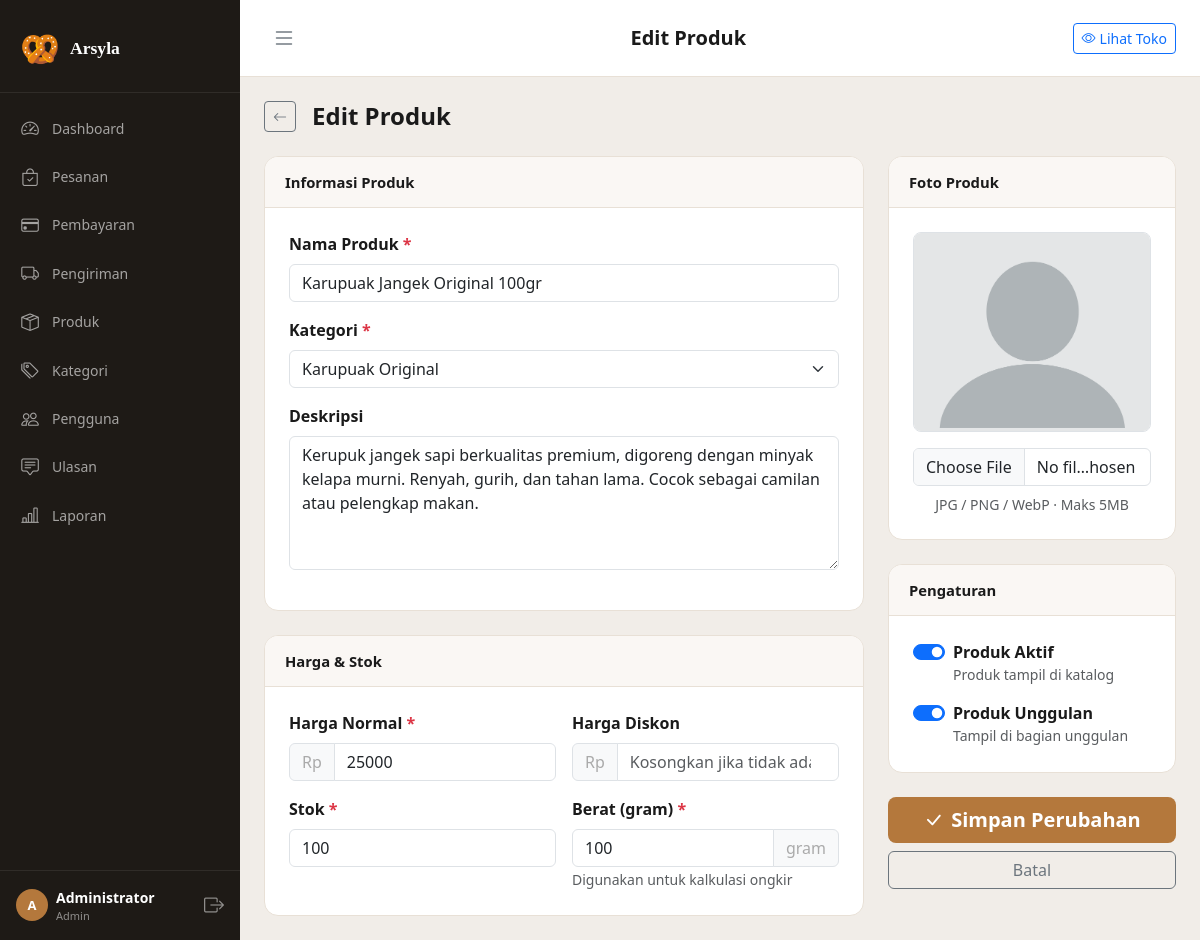
Page /admin/products/1/edit (signed in) on the committed database.
### tables this page shows
CREATE TABLE IF NOT EXISTS `products` (
    `id`           INT UNSIGNED AUTO_INCREMENT PRIMARY KEY,
    `category_id`  INT UNSIGNED NOT NULL,
    `name`         VARCHAR(200) NOT NULL,
    `slug`         VARCHAR(220) NOT NULL UNIQUE,
    `description`  TEXT DEFAULT NULL,
    `price`        DECIMAL(12,2) NOT NULL DEFAULT 0,
    `price_sale`   DECIMAL(12,2) DEFAULT NULL,
    `stock`        INT NOT NULL DEFAULT 0,
    `weight`       INT NOT NULL DEFAULT 100 COMMENT 'gram, untuk hitung ongkir',
    `image`        VARCHAR(255) DEFAULT NULL,
    `is_active`    TINYINT(1) NOT NULL DEFAULT 1,
    `is_featured`  TINYINT(1) NOT NULL DEFAULT 0,
    `sold_count`   INT NOT NULL DEFAULT 0,
    `rating_avg`   DECIMAL(3,2) NOT NULL DEFAULT 0,
    `rating_count` INT NOT NULL DEFAULT 0,
    `created_at`   TIMESTAMP NOT NULL DEFAULT CURRENT_TIMESTAMP,
    `updated_at`   TIMESTAMP NOT NULL DEFAULT CURRENT_TIMESTAMP ON UPDATE CURRENT_TIMESTAMP,
    FOREIGN KEY (`category_id`) REFERENCES `categories`(`id`) ON DELETE RESTRICT
);

CREATE TABLE IF NOT EXISTS `categories` (
    `id`          INT UNSIGNED AUTO_INCREMENT PRIMARY KEY,
    `name`        VARCHAR(100) NOT NULL,
    `slug`        VARCHAR(120) NOT NULL UNIQUE,
    `description` TEXT DEFAULT NULL,
    `image`       VARCHAR(255) DEFAULT NULL,
    `is_active`   TINYINT(1) NOT NULL DEFAULT 1,
    `sort_order`  INT NOT NULL DEFAULT 0,
    `created_at`  TIMESTAMP NOT NULL DEFAULT CURRENT_TIMESTAMP
);

### app/Controllers/Admin/AdminProductController.php (called while the page is built, shortened)
<?php
class AdminProductController
{
    private Response $res;
    public function __construct()
    {
        $this->res = new Response();
    }
    public function edit(string $id): void
    {
        $product = (new MySQLProductRepository())->findById((int)$id);
        $this->res->render('admin.products.form', [
            'title'      => 'Edit Produk',
            'product'    => $product,
            'categories' => (new MySQLCategoryRepository())->findAll(false),
        ], 'admin');
    }
}

### core/Application.php (called while the page is built, shortened)
<?php
class Application
{
    private Router $router;
    public function __construct()
    {
        $this->router = new Router();
    }
    public function run(): void
    {
        $request  = new Request();
        $response = new Response();
        $this->router->dispatch($request, $response);
    }
}

### index.php (called while the page is built, shortened)
<?php
spl_autoload_register(function (string $class): void {
    $map = [
        'Core\\'           => CORE_PATH . '/',
        'App\\'            => APP_PATH . '/',
        'Domain\\'         => SRC_PATH . '/Domain/',
        'Application\\'    => SRC_PATH . '/Application/',
        'Infrastructure\\' => SRC_PATH . '/Infrastructure/',
    ];
    foreach ($map as $prefix => $base) {
        if (str_starts_with($class, $prefix)) {
            $relative = substr($class, strlen($prefix));
            $file = $base . str_replace('\\', '/', $relative) . '.php';
            if (file_exists($file)) {
                return;
            }
        }
    }
});
require_once ROOT_PATH . '/config/database.php';
$app = new Application();
$app->run();

### config/database.php (called while the page is built, shortened)
<?php
function getDB(): PDO
{
    static $pdo = null;
    if ($pdo === null) {
        $dsn = sprintf(
            'mysql:host=%s;port=%s;dbname=%s;charset=%s',
            DB_HOST,
            DB_PORT,
            DB_NAME,
            DB_CHARSET
        );
        try {
            $pdo = new PDO($dsn, DB_USER, DB_PASS, [
                PDO::ATTR_ERRMODE            => PDO::ERRMODE_EXCEPTION,
                PDO::ATTR_DEFAULT_FETCH_MODE => PDO::FETCH_ASSOC,
                PDO::ATTR_EMULATE_PREPARES   => false,
            ]);
        } catch (PDOException $e) {
            if (APP_DEBUG) {
                die('<h2>Database Error: ' . $e->getMessage() . '</h2>');
            }
            die('<h2>Koneksi database gagal. Pastikan XAMPP MySQL berjalan.</h2>');
        }
    }
    return $pdo;
}

### src/Infrastructure/Persistence/MySQLProductRepository.php (called while the page is built, shortened)
<?php
class MySQLProductRepository implements ProductRepositoryInterface
{
    private \PDO $pdo;
    public function __construct()
    {
        $this->pdo = getDB();
    }
    public function findById(int $id): ?Product
    {
        $stmt = $this->pdo->prepare('SELECT * FROM products WHERE id = ? LIMIT 1');
        $stmt->execute([$id]);
        $row = $stmt->fetch();
        return $row ? Product::fromArray($row) : null;
    }
}

### src/Domain/Product/Entities/Product.php (called while the page is built, shortened)
<?php
class Product
{
    public function imageUrl(): string
    {
        return APP_URL . '/public/img/no-image.png';
    }
    public static function fromArray(array $data): self
    {
        return new self(
            id: $data['id'] ?? null,
            categoryId: $data['category_id'],
            name: $data['name'],
            slug: $data['slug'],
            description: $data['description'] ?? null,
            price: (float)$data['price'],
            priceSale: isset($data['price_sale']) ? (float)$data['price_sale'] : null,
            stock: (int)$data['stock'],
            weight: (int)($data['weight'] ?? 100),
            image: $data['image'] ?? null,
            isActive: (bool)($data['is_active'] ?? true),
            isFeatured: (bool)($data['is_featured'] ?? false),
            soldCount: (int)($data['sold_count'] ?? 0),
            ratingAvg: (float)($data['rating_avg'] ?? 0),
            ratingCount: (int)($data['rating_count'] ?? 0),
        );
    }
}

### src/Infrastructure/Persistence/MySQLCategoryRepository.php (called while the page is built, shortened)
<?php
class MySQLCategoryRepository implements CategoryRepositoryInterface
{
    private \PDO $pdo;
    public function __construct()
    {
        $this->pdo = getDB();
    }
    public function findAll(bool $activeOnly = true): array
    {
        $where = $activeOnly ? 'WHERE c.is_active=1' : '';
        $stmt  = $this->pdo->query("
            SELECT c.*, COUNT(p.id) AS product_count
            FROM categories c
            LEFT JOIN products p ON p.category_id=c.id AND p.is_active=1
            $where
            GROUP BY c.id
            ORDER BY c.sort_order ASC, c.name ASC
        ");
        return array_map(fn($r) => Category::fromArray($r), $stmt->fetchAll());
    }
}

### core/Request.php (called while the page is built, shortened)
<?php
class Request
{
    public function method(): string
    {
        return strtoupper($_SERVER['REQUEST_METHOD'] ?? 'GET');
    }
    public function url(): string
    {
        $uri = $_SERVER['REQUEST_URI'] ?? '/';
        $basePath = defined('APP_BASE_PATH') ? APP_BASE_PATH : '';
        if ($basePath !== '' && str_starts_with($uri, $basePath)) {
            $uri = substr($uri, strlen($basePath));
        }
        return trim($uri, '/');
    }
}

### app/Views/admin/products/form.php (the view, shortened to what this page needs)
<div class="d-flex align-items-center gap-3 mb-4">
    <a href="<?= APP_URL ?>/admin/products" class="btn btn-sm btn-outline-secondary"><i class="bi bi-arrow-left"></i></a>
    <h4 class="fw-bold mb-0"><?= $product ? 'Edit Produk' : 'Tambah Produk' ?></h4>
</div>
<form method="POST"
    action="<?= $product ? APP_URL . '/admin/products/' . $product->id . '/edit' : APP_URL . '/admin/products/create' ?>"
    enctype="multipart/form-data">
    <div class="row g-4">
        <div class="col-lg-8">
            <div class="ka-card mb-4">
                <div class="ka-card-header fw-semibold">Informasi Produk</div>
                <div class="p-4">
                    <div class="mb-3">
                        <label class="form-label fw-semibold">Nama Produk <span class="text-danger">*</span></label>
                        <input type="text" name="name" class="form-control"
                            value="<?= htmlspecialchars($product?->name ?? '') ?>" required>
                    </div>
                    <div class="mb-3">
                        <label class="form-label fw-semibold">Kategori <span class="text-danger">*</span></label>
                        <select name="category_id" class="form-select" required>
                            <?php foreach ($categories as $cat): ?>
                                <option value="<?= $cat->id ?>" <?= ($product?->categoryId == $cat->id) ? 'selected' : '' ?>>
                                    <?= htmlspecialchars($cat->name) ?>
                                </option>
                            <?php endforeach; ?>
                        </select>
                    </div>
                    <div class="mb-3">
                        <label class="form-label fw-semibold">Deskripsi</label>
                        <textarea name="description" class="form-control" rows="5"
                            placeholder="Deskripsikan produk secara detail..."><?= htmlspecialchars($product?->description ?? '') ?></textarea>
                    </div>
                </div>
            </div>
            <div class="ka-card">
                <div class="ka-card-header fw-semibold">Harga & Stok</div>
                <div class="p-4">
                    <div class="row g-3">
                        <div class="col-md-6">
                            <label class="form-label fw-semibold">Harga Normal <span class="text-danger">*</span></label>
                            <div class="input-group">
                                <span class="input-group-text">Rp</span>
                                <input type="number" name="price" class="form-control"
                                    value="<?= $product?->price ?? '' ?>" min="0" required>
                            </div>
                        </div>
                        <div class="col-md-6">
                            <label class="form-label fw-semibold">Harga Diskon</label>
                            <div class="input-group">
                                <span class="input-group-text">Rp</span>
                                <input type="number" name="price_sale" class="form-control"
                                    value="<?= $product?->priceSale ?? '' ?>" min="0" placeholder="Kosongkan jika tidak ada">
                            </div>
                        </div>
                        <div class="col-md-6">
                            <label class="form-label fw-semibold">Stok <span class="text-danger">*</span></label>
                            <input type="number" name="stock" class="form-control"
                                value="<?= $product?->stock ?? 0 ?>" min="0" required>
                        </div>
                        <div class="col-md-6">
                            <label class="form-label fw-semibold">Berat (gram) <span class="text-danger">*</span></label>
                            <div class="input-group">
                                <input type="number" name="weight" class="form-control"
                                    value="<?= $product?->weight ?? 100 ?>" min="1" required>
                                <span class="input-group-text">gram</span>
                            </div>
                            <small class="text-muted">Digunakan untuk kalkulasi ongkir</small>
                        </div>
                    </div>
                </div>
            </div>
        </div>
        <div class="col-lg-4">
            <div class="ka-card mb-4">
                <div class="ka-card-header fw-semibold">Foto Produk</div>
                <div class="p-4 text-center">
                    <div class="ka-img-preview mb-3" id="imgPreviewWrap">
                        <img id="imgPreview"
                            src="<?= $product?->imageUrl() ?? APP_URL . '/public/img/no-image.png' ?>"
                            class="rounded-3 border w-100" style="max-height:200px;object-fit:cover;">
                    </div>
                    <input type="file" name="image" id="imageInput" class="form-control" accept="image/*"
                        onchange="previewImage(this)">
                    <small class="text-muted d-block mt-2">JPG / PNG / WebP · Maks 5MB</small>
                </div>
            </div>
            <div class="ka-card">
                <div class="ka-card-header fw-semibold">Pengaturan</div>
                <div class="p-4">
                    <div class="form-check form-switch mb-3">
                        <input class="form-check-input" type="checkbox" name="is_active" value="1" id="chkActive"
                            <?= ($product?->isActive ?? true) ? 'checked' : '' ?>>
                        <label class="form-check-label fw-semibold" for="chkActive">Produk Aktif</label>
                        <div class="text-muted small">Produk tampil di katalog</div>
                    </div>
                    <div class="form-check form-switch">
                        <input class="form-check-input" type="checkbox" name="is_featured" value="1" id="chkFeatured"
                            <?= ($product?->isFeatured ?? false) ? 'checked' : '' ?>>
                        <label class="form-check-label fw-semibold" for="chkFeatured">Produk Unggulan</label>
                        <div class="text-muted small">Tampil di bagian unggulan</div>
                    </div>
                </div>
            </div>
            <div class="d-grid gap-2 mt-4">
                <button type="submit" class="btn ka-btn-primary btn-lg fw-semibold">
                    <i class="bi bi-check-lg me-2"></i><?= $product ? 'Simpan Perubahan' : 'Tambah Produk' ?>
                </button>
                <a href="<?= APP_URL ?>/admin/products" class="btn btn-outline-secondary">Batal</a>
            </div>
        </div>
    </div>
</form>

### core/Router.php (shortened to what this page needs)
<?php
class Router
{
    private array $routes = [];
    public function get(string $path, string $handler): void
    {
        $this->routes['GET'][$path] = $handler;
    }
    public function post(string $path, string $handler): void
    {
        $this->routes['POST'][$path] = $handler;
    }
    public function dispatch(Request $request, Response $response): void
    {
        $method = $request->method();
        $url    = $request->url();
        foreach (($this->routes[$method] ?? []) as $route => $handler) {
            $pattern = $this->buildPattern($route);
            if (preg_match($pattern, $url, $matches)) {
                array_shift($matches);
                $params = array_values($matches);
                [$controllerName, $action] = explode('@', $handler);
                $controller = new $fullClass();
                call_user_func_array([$controller, $action], $params);
                return;
            }
        }
    }
    private function buildPattern(string $route): string
    {
        $pattern = preg_replace('/\{[a-z_]+\}/', '([^/]+)', $route);
        return '#^' . $pattern . '$#';
    }
}

### public/css/custom.css (style rules this page uses)
:root { --ka-primary: #b4783c; --ka-primary-dk: #8f5e2a; --ka-primary-lt: #f5e8d8; --ka-green: #2c7a4b; --ka-dark: #1a1a1a; --ka-light: #faf7f4; --ka-border: #e8e0d6; --ka-sidebar-w: 240px; --ka-sidebar-bg: #1e1a16; font-family: "Plus Jakarta Sans", sans-serif; }
body { background: var(--ka-light); color: var(--ka-dark); }
a { text-decoration: none; }
.ka-btn-primary { background: var(--ka-primary); color: #fff; border: none; border-radius: 8px; font-weight: 600; transition: all 0.2s; }
.input-group-text { color: #aaa; }
.ka-card { background: #fff; border-radius: 14px; border: 1.5px solid var(--ka-border); overflow: hidden; }
.ka-card-header { background: var(--ka-light); padding: 14px 20px; border-bottom: 1px solid var(--ka-border); font-size: 0.925rem; }
.ka-admin-body { background: #f1ede8; }

### rows in the picture
products: name "Karupuak Jangek Original 100gr", category_id "Karupuak Original", description "Kerupuk jangek sapi berkualitas premium, digoreng dengan minyak kelapa murni. Renyah, gurih, dan tahan lama. Cocok sebagai camilan atau pelengkap makan.", price "25000", stock "100", weight "100", is_active "☑", is_featured "☑"

### other values in the picture
$m['label'] "Dashboard"
$m['label'] "Pesanan"
$m['label'] "Pembayaran"
$m['label'] "Pengiriman"
$m['label'] "Produk"
$m['label'] "Kategori"
$m['label'] "Pengguna"
$m['label'] "Ulasan"
$m['label'] "Laporan"
